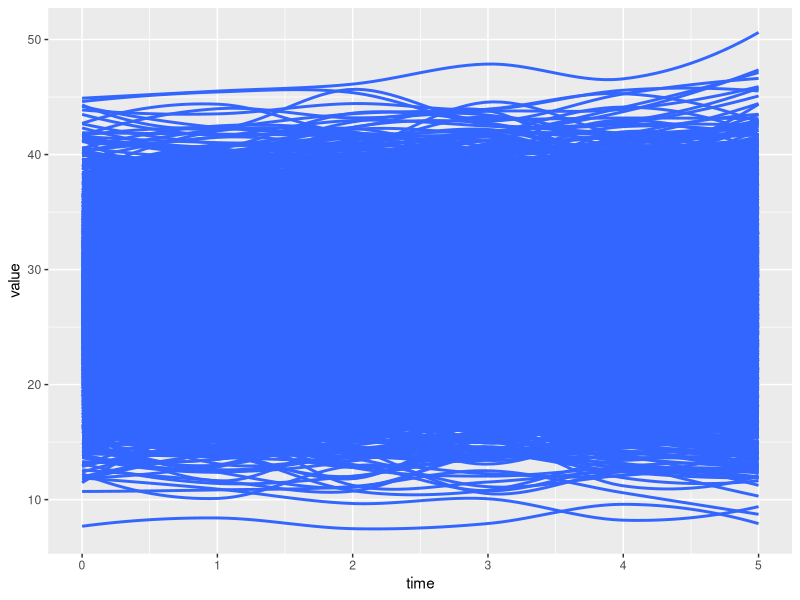

The R script that drew this image: (Note: this script raises an error after producing the figure.)
#title:  Newsom Longitudinal SEM Chapter 8, Example 8.1a

library(lavaan)
health1 <- read.table ("data/health.dat", header=FALSE)

names(health1) = c("age", "srh1", "srh2", "srh3", "srh4", "srh5", "srh6", "bmi1",
"bmi2", "bmi3", "bmi4", "bmi5", "bmi6", "cesdna1", "cesdpa1", "cesdso1",
"cesdna2", "cesdpa2", "cesdso2", "cesdna3", "cesdpa3", "cesdso3",
"cesdna4", "cesdpa4", "cesdso4", "cesdna5", "cesdpa5", "cesdso5",
"cesdna6", "cesdpa6", "cesdso6", "diab1", "diab2", "diab3 ", "diab4", "diab5", "diab6")
health1$id<-1:nrow(health1)

library(ggplot2)
library(tidyr)
long.d1<-gather(health1, time, value, bmi1:bmi6)
long.d1$time<-as.factor(long.d1$time)
long.d1$time<-as.numeric(long.d1$time)-1

ggplot(long.d1, aes(x=time,y=value, group=id))+stat_smooth(se=F)

#+++++++++++++++++++++++++++++++
# Chapter 8, Example 8.1a
#+++++++++++++++++++++++++++++++



model8.1a <-   ' i =~ 1*bmi1 + 1*bmi2 + 1*bmi3 + 1*bmi4 + 1*bmi5 + 1*bmi6
		s1 =~ 0*bmi1 + 1*bmi2 + 2*bmi3 + 3*bmi4 + 3*bmi5 + 3*bmi6
		s2 =~ 0*bmi1 + 0*bmi2 + 0*bmi3 + 0*bmi4 + 1*bmi5 + 2*bmi6

i ~~ i
s1 ~~ s1
s2 ~~ s2
i ~~ s1 + s2
s1 ~~ s2
i ~ 1
s1 ~ 1 # s1 ~ a*1 and s2 ~ a*1 equality constraint on means to test slope differences;
s2 ~ 1


bmi1 ~ 0
bmi2 ~ 0
bmi3 ~ 0
bmi4 ~ 0
bmi5 ~ 0
bmi6 ~ 0 '

model8.1a2 <-   ' i =~ 1*bmi1 + 1*bmi2 + 1*bmi3 + 1*bmi4 + 1*bmi5 + 1*bmi6
		s1 =~ 0*bmi1 + 1*bmi2 + 2*bmi3 + 3*bmi4 + 3*bmi5 + 3*bmi6
s2 =~ 0*bmi1 + 0*bmi2 + 0*bmi3 + 0*bmi4 + 1*bmi5 + 2*bmi6

i ~~ i
s1 ~~ s1
s2 ~~ s2
i ~~ s1 + s2
s1 ~~ s2
i ~ 1
s1 ~ a*1 # s1 ~ a*1 and s2 ~ a*1 equality constraint on means to test slope differences;
s2 ~ a*1


bmi1 ~ 0
bmi2 ~ 0
bmi3 ~ 0
bmi4 ~ 0
bmi5 ~ 0
bmi6 ~ 0 '


fitmodel8.1a <- lavaan::growth(model8.1a, data=health1)
fitmodel8.1a2 <- lavaan::growth(model8.1a2, data=health1)

summary(fitmodel8.1a, fit.measures=TRUE, standardized=TRUE, rsquare=TRUE)
anova(fitmodel8.1a2, fitmodel8.1a)

newdata<-predict(fitmodel8.1a)
head(newdata)

q<-ggplot(long.d1, aes(x=time,y=value, group=id))+geom_line()
q<-ggplot(long.d1, aes(x=time<3,y=value, group=id))+geom_line()+geom_abline(intercept=mean(newdata[,1]), slope=mean(newdata[,2]))

newdata<-as.data.frame(lavPredict(fitmodel8.1a, type = "ov"))
newdata$id<-1:length(newdata[,1])

newdata.l<-gather(newdata,time,value,bmi1:bmi6)
newdata.l$time<-as.factor(newdata.l$time)
newdata.l$time<-as.numeric(newdata.l$time)-1

library(plyr)
mean.pred<-apply(newdata,2, mean)
sd.pred<-apply(newdata,2, sd)
low<-mean.pred-1.96*sd.pred
up<-mean.pred+1.96*sd.pred


pred<-data.frame(mean=mean.pred,sd=sd.pred,lowerCI=low,upperCI=up)[-7,]
pred$time<-0:5
ggplot(pred,aes(x=time,y=mean,group=1))+ 
                geom_point(size=3)+
                geom_line()+
                ylim(27, 28)
                #geom_errorbar(aes(ymin=lowerCI,ymax=upperCI,width=.1))
